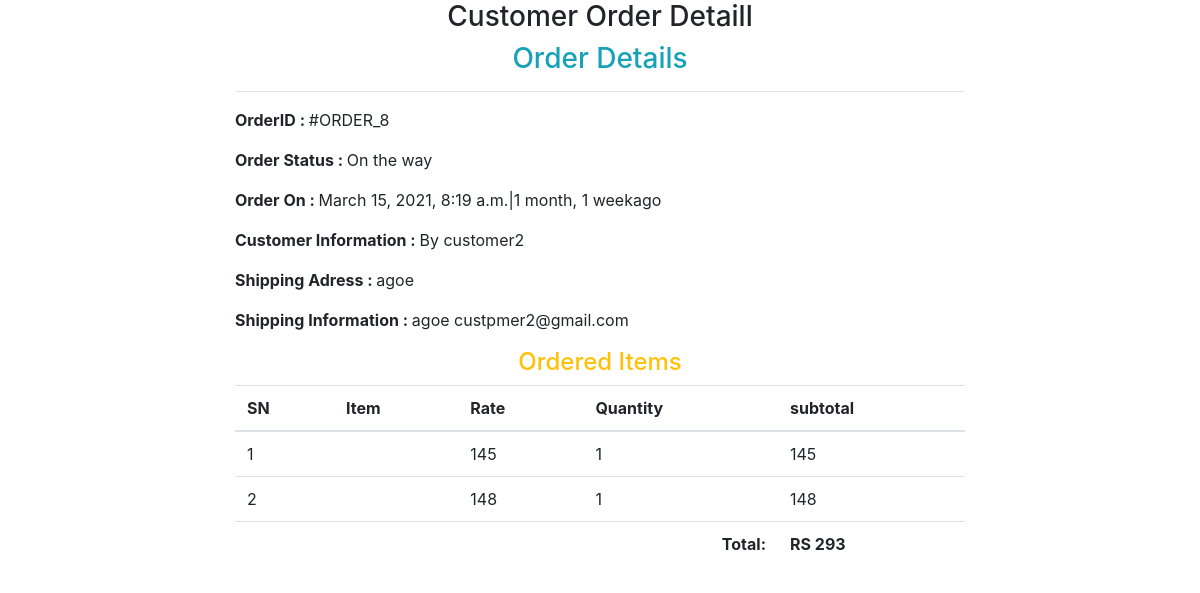
Page /blog/profil/order/8 (signed in) on the committed database.
### blog/models.py (models this page shows)
class Order(models.Model):
    cart =models.OneToOneField(Cart,on_delete = models.CASCADE)
    ordered_by =models.CharField(max_length=255)
    shipping_address =models.CharField(max_length=255)
    mobile = models.CharField(max_length=10)
    email = models.EmailField(null = True,blank = True)
    subtotal = models.PositiveIntegerField()
    discount = models.PositiveIntegerField()
    total = models.PositiveIntegerField()
    order_status = models.CharField(max_length=50,choices = ORDER_STATUS)
    createdat = models.DateTimeField(auto_now_add = True)

class CartPlat(models.Model):
    cart = models.ForeignKey( Cart ,on_delete = models.CASCADE)
    plat = models.ForeignKey( Plat ,on_delete = models.CASCADE)
    quantity = models.PositiveIntegerField()
    subtotal = models.PositiveIntegerField()
    rate = models.PositiveIntegerField()

### blog/views.py (the view)
# urls.py: path('profil/order/<int:pk>',CustomerOrderDetail.as_view(),name='customerorderdetail'),
class CustomerOrderDetail(DetailView):
    template_name = "customerorderdetail.html"
    model = Order
    context_object_name = 'ord_obj'
    def dispatch(self,request,*args,**kwargs):
        if request.user.is_authenticated and request.user.customer:
            order_id = self.kwargs['pk']
            order = Order.objects.get(id = order_id)
            if request.user.customer != order.cart.customer:
                return redirect ('Blog:customerprofil')
        else:
            return ("/blog/login/?next=blog/profil/")
        return super().dispatch(request,*args,**kwargs)

### blog/templates/customerorderdetail.html (shortened to what this page needs)
{% load static %}
<link rel="stylesheet" href="https://cdn.jsdelivr.net/npm/bootstrap@4.5.3/dist/css/bootstrap.min.css">
<link rel="stylesheet" type="text/css" href="{% static '/css/login.css' %}">
{% block body %}
	<h3 class="text-center">Customer Order Detaill </h3>
	<div class="container">
		<div class="row">
			<div class="col-md-8 mx-auto">
				<h3 class=" text-center text-info">Order Details</h3><hr>
				<p><span class="font-weight-bold">OrderID : </span>#ORDER_{{ord_obj.id}}</p>
				<p><span class="font-weight-bold">Order Status : </span>{{ord_obj.order_status}}</p>
				<p><span class="font-weight-bold">Order On : </span>{{ord_obj.createdat}}|{{ord_obj.createdat|timesince}}ago</p>
				<p><span class="font-weight-bold"> Customer Information : </span>By {{ord_obj.ordered_by}}</p>
				<p><span class="font-weight-bold">Shipping Adress : </span>{{ord_obj.shipping_address}}</p>
				<p><span class="font-weight-bold">Shipping Information : </span>{{ord_obj.shipping_address}} {{ord_obj.email}}</p>
				<h4 class="text-center text-warning">Ordered Items</h4>
				<table class="table">
					<thead>
						<tr>
						<th>SN</th>
						<th>Item</th>
						<th>Rate</th>
						<th>Quantity</th>
						<th>subtotal</th>
						</tr>
					</thead>
					<tbody>
						{% for cp in ord_obj.cart.cartplat_set.all%}
						<tr>
							<td>{{forloop.counter}}</td>
							<td><a target="_blank" href="{url'blog:show'cp_plat.id}"></a>{{cp.product.title}}{{cp.product.id}}</td>
							<td>{{cp.rate}}</td>
							<td>{{cp.quantity}}</td>
							<td>{{cp.subtotal}}</td>
						</tr>
						{% endfor%}
						<tr>
							<th colspan="4" class="text-right">	Total:</th>
							<th>RS {{ord_obj.total}}</th>
						</tr>
					</tbody>
				</table>
			</div>
		</div>
	</div>
</body>
</html>
{% endblock %}

### blog/static/css/login.css (style rules this page uses)
div { border:10px ; }

### rows in the picture
Order: id "8", order_status "On the way", createdat "March 15, 2021, 8:19 a.m.", createdat "1 month, 1 week", ordered_by "customer2", shipping_address "agoe", email "custpmer2@gmail.com", total "293"
CartPlat: rate "145", quantity "1", subtotal "145"
CartPlat: rate "148", quantity "1", subtotal "148"
